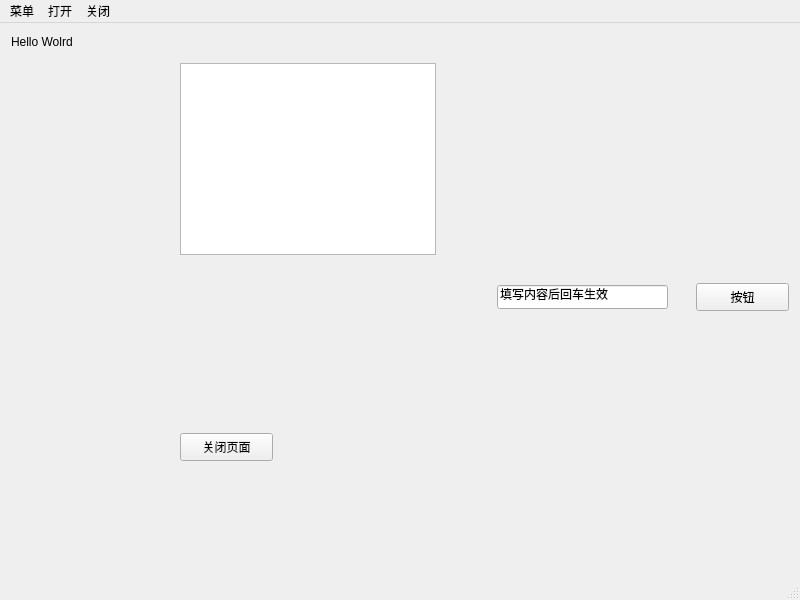
<?xml version="1.0" encoding="UTF-8"?>
<ui version="4.0">
 <class>MainWindow</class>
 <widget class="QMainWindow" name="MainWindow">
  <property name="geometry">
   <rect>
    <x>0</x>
    <y>0</y>
    <width>800</width>
    <height>600</height>
   </rect>
  </property>
  <property name="windowTitle">
   <string>Hello World</string>
  </property>
  <widget class="QWidget" name="centralwidget">
   <widget class="QPushButton" name="pushButton">
    <property name="geometry">
     <rect>
      <x>696</x>
      <y>260</y>
      <width>93</width>
      <height>28</height>
     </rect>
    </property>
    <property name="text">
     <string>按钮</string>
    </property>
   </widget>
   <widget class="QLineEdit" name="lineEdit">
    <property name="geometry">
     <rect>
      <x>497</x>
      <y>262</y>
      <width>171</width>
      <height>24</height>
     </rect>
    </property>
    <property name="text">
     <string>填写内容后回车生效</string>
    </property>
   </widget>
   <widget class="QLabel" name="label">
    <property name="geometry">
     <rect>
      <x>11</x>
      <y>11</y>
      <width>216</width>
      <height>16</height>
     </rect>
    </property>
    <property name="text">
     <string>Hello Wolrd                </string>
    </property>
   </widget>
   <widget class="QGraphicsView" name="graphicsView">
    <property name="geometry">
     <rect>
      <x>180</x>
      <y>40</y>
      <width>256</width>
      <height>192</height>
     </rect>
    </property>
    <property name="styleSheet">
     <string notr="true">border-image:url(:/new/Desktop/图片/little_pig.jpg);</string>
    </property>
   </widget>
   <widget class="QPushButton" name="pushButton_2">
    <property name="geometry">
     <rect>
      <x>180</x>
      <y>410</y>
      <width>93</width>
      <height>28</height>
     </rect>
    </property>
    <property name="text">
     <string>关闭页面</string>
    </property>
   </widget>
  </widget>
  <widget class="QMenuBar" name="menubar">
   <property name="geometry">
    <rect>
     <x>0</x>
     <y>0</y>
     <width>800</width>
     <height>26</height>
    </rect>
   </property>
   <widget class="QMenu" name="menu">
    <property name="title">
     <string>菜单</string>
    </property>
    <addaction name="action1"/>
    <addaction name="action2"/>
    <addaction name="separator"/>
    <addaction name="action3"/>
    <addaction name="action4"/>
   </widget>
   <widget class="QMenu" name="menu_2">
    <property name="title">
     <string>打开</string>
    </property>
   </widget>
   <widget class="QMenu" name="menu_3">
    <property name="title">
     <string>关闭</string>
    </property>
   </widget>
   <addaction name="menu"/>
   <addaction name="menu_2"/>
   <addaction name="menu_3"/>
  </widget>
  <widget class="QStatusBar" name="statusbar"/>
  <action name="action1">
   <property name="text">
    <string>1</string>
   </property>
  </action>
  <action name="action2">
   <property name="text">
    <string>2</string>
   </property>
  </action>
  <action name="action3">
   <property name="text">
    <string>3</string>
   </property>
  </action>
  <action name="action4">
   <property name="text">
    <string>4</string>
   </property>
  </action>
 </widget>
 <resources>
  <include location="../new.qrc"/>
 </resources>
 <connections>
  <connection>
   <sender>pushButton_2</sender>
   <signal>clicked()</signal>
   <receiver>MainWindow</receiver>
   <slot>close()</slot>
   <hints>
    <hint type="sourcelabel">
     <x>246</x>
     <y>443</y>
    </hint>
    <hint type="destinationlabel">
     <x>310</x>
     <y>417</y>
    </hint>
   </hints>
  </connection>
 </connections>
</ui>
